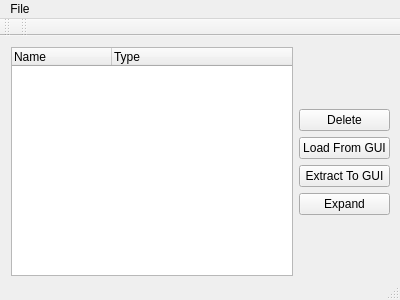
<?xml version="1.0" encoding="UTF-8"?>
<ui version="4.0">
 <class>MainWindow</class>
 <widget class="QMainWindow" name="MainWindow">
  <property name="geometry">
   <rect>
    <x>0</x>
    <y>0</y>
    <width>400</width>
    <height>300</height>
   </rect>
  </property>
  <property name="windowTitle">
   <string>MainWindow</string>
  </property>
  <widget class="QWidget" name="centralWidget">
   <widget class="QWidget" name="horizontalLayoutWidget">
    <property name="geometry">
     <rect>
      <x>0</x>
      <y>0</y>
      <width>401</width>
      <height>251</height>
     </rect>
    </property>
    <layout class="QHBoxLayout" name="horizontalLayout">
     <item>
      <widget class="QTreeWidget" name="treeWidget">
       <column>
        <property name="text">
         <string>Name</string>
        </property>
       </column>
       <column>
        <property name="text">
         <string>Type</string>
        </property>
       </column>
      </widget>
     </item>
     <item>
      <layout class="QVBoxLayout" name="verticalLayout">
       <item>
        <spacer name="verticalSpacer">
         <property name="orientation">
          <enum>Qt::Vertical</enum>
         </property>
         <property name="sizeHint" stdset="0">
          <size>
           <width>20</width>
           <height>40</height>
          </size>
         </property>
        </spacer>
       </item>
       <item>
        <widget class="QPushButton" name="btn_delete">
         <property name="text">
          <string>Delete</string>
         </property>
         <property name="icon">
          <iconset resource="../SimTestQt/icons.qrc">
           <normaloff>:/Images/Images/list-remove.svg</normaloff>:/Images/Images/list-remove.svg</iconset>
         </property>
        </widget>
       </item>
       <item>
        <widget class="QPushButton" name="btn_fromgui">
         <property name="text">
          <string>Load From GUI</string>
         </property>
        </widget>
       </item>
       <item>
        <widget class="QPushButton" name="btn_togui">
         <property name="text">
          <string>Extract To GUI</string>
         </property>
        </widget>
       </item>
       <item>
        <widget class="QPushButton" name="btn_expand">
         <property name="text">
          <string>Expand</string>
         </property>
        </widget>
       </item>
       <item>
        <spacer name="verticalSpacer_2">
         <property name="orientation">
          <enum>Qt::Vertical</enum>
         </property>
         <property name="sizeHint" stdset="0">
          <size>
           <width>20</width>
           <height>40</height>
          </size>
         </property>
        </spacer>
       </item>
      </layout>
     </item>
    </layout>
   </widget>
  </widget>
  <widget class="QMenuBar" name="menuBar">
   <property name="geometry">
    <rect>
     <x>0</x>
     <y>0</y>
     <width>400</width>
     <height>25</height>
    </rect>
   </property>
   <widget class="QMenu" name="menuFile">
    <property name="title">
     <string>File</string>
    </property>
    <addaction name="actionOpen"/>
   </widget>
   <addaction name="menuFile"/>
  </widget>
  <widget class="QToolBar" name="mainToolBar">
   <attribute name="toolBarArea">
    <enum>TopToolBarArea</enum>
   </attribute>
   <attribute name="toolBarBreak">
    <bool>false</bool>
   </attribute>
  </widget>
  <widget class="QStatusBar" name="statusBar"/>
  <widget class="QToolBar" name="toolBar">
   <property name="windowTitle">
    <string>toolBar</string>
   </property>
   <attribute name="toolBarArea">
    <enum>TopToolBarArea</enum>
   </attribute>
   <attribute name="toolBarBreak">
    <bool>false</bool>
   </attribute>
  </widget>
  <action name="actionOpen">
   <property name="text">
    <string>Open</string>
   </property>
   <property name="shortcut">
    <string>Ctrl+O</string>
   </property>
  </action>
 </widget>
 <layoutdefault spacing="6" margin="11"/>
 <resources>
  <include location="../SimTestQt/icons.qrc"/>
 </resources>
 <connections>
  <connection>
   <sender>actionOpen</sender>
   <signal>triggered()</signal>
   <receiver>MainWindow</receiver>
   <slot>OpenFile()</slot>
   <hints>
    <hint type="sourcelabel">
     <x>-1</x>
     <y>-1</y>
    </hint>
    <hint type="destinationlabel">
     <x>199</x>
     <y>149</y>
    </hint>
   </hints>
  </connection>
  <connection>
   <sender>treeWidget</sender>
   <signal>currentItemChanged(QTreeWidgetItem*,QTreeWidgetItem*)</signal>
   <receiver>MainWindow</receiver>
   <slot>ChangeSelectedItem(QTreeWidgetItem*)</slot>
   <hints>
    <hint type="sourcelabel">
     <x>258</x>
     <y>258</y>
    </hint>
    <hint type="destinationlabel">
     <x>306</x>
     <y>253</y>
    </hint>
   </hints>
  </connection>
  <connection>
   <sender>btn_delete</sender>
   <signal>clicked()</signal>
   <receiver>MainWindow</receiver>
   <slot>PressedDelete()</slot>
   <hints>
    <hint type="sourcelabel">
     <x>327</x>
     <y>119</y>
    </hint>
    <hint type="destinationlabel">
     <x>324</x>
     <y>82</y>
    </hint>
   </hints>
  </connection>
  <connection>
   <sender>btn_expand</sender>
   <signal>clicked()</signal>
   <receiver>MainWindow</receiver>
   <slot>PressedExpand()</slot>
   <hints>
    <hint type="sourcelabel">
     <x>353</x>
     <y>215</y>
    </hint>
    <hint type="destinationlabel">
     <x>346</x>
     <y>236</y>
    </hint>
   </hints>
  </connection>
 </connections>
 <slots>
  <slot>OpenFile()</slot>
  <slot>ChangeSelectedItem(QTreeWidgetItem*)</slot>
  <slot>PressedDelete()</slot>
  <slot>PressedExpand()</slot>
 </slots>
</ui>
